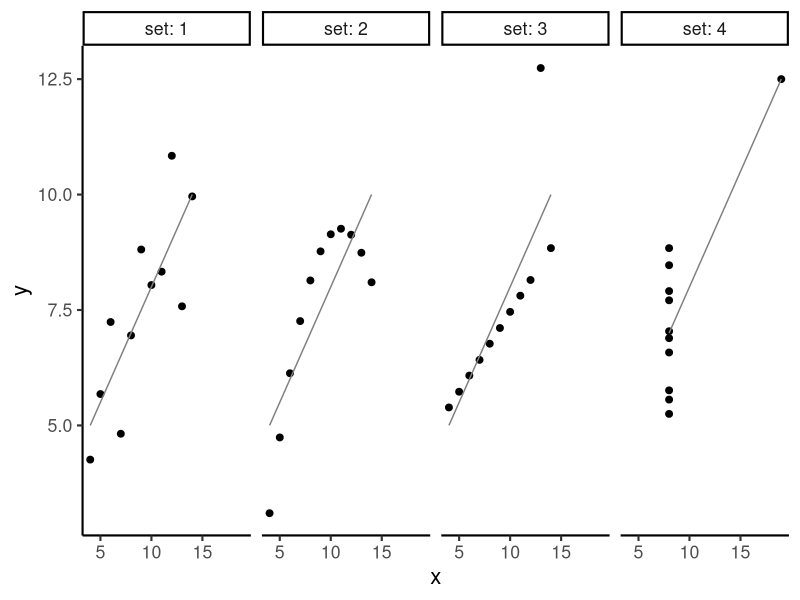

Reproduce this figure in R.
## ---- chunk 1
#| echo: false
#| message: false
#| warning: false
#| fig-width: 10
#| fig-height: 5

library(tidyverse)

tidy_anscombe <-
  anscombe |>
  pivot_longer(
    everything(),
    names_to = c(".value", "set"),
    names_pattern = "(.)(.)"
  )

tidy_anscombe |>
  ggplot(aes(x = x, y = y)) +
  geom_point(size = 2) +
  geom_smooth(method = "lm", se = FALSE, colour = "grey50", linewidth = 0.5) +
  facet_wrap(vars(set), nrow = 1, labeller = label_both) +
  theme_classic(base_size = 16)
## ---- chunk 2
#| echo: false

tidy_anscombe |>
  summarise(
    `Mean of x` = mean(x),
    `Mean of y` = mean(y),
    `SD of x` = sd(x),
    `SD of y` = sd(y),
    Correlation = cor(x, y),
    .by = set
  ) |>
  rename(Set = set) |>
  knitr::kable(digits = 2)
